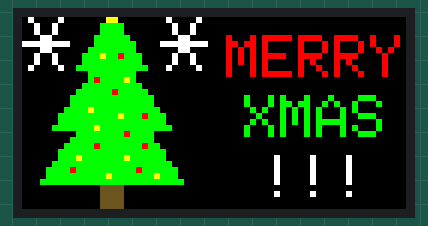
This sketch was run on a simulated ESP32. Shown: 64×32 colour display. Random numbers use the default seed unless the sketch sets one; what the sketch prints to the serial monitor is not drawn.

Above: at 0.1 s.
At 4.1 s:
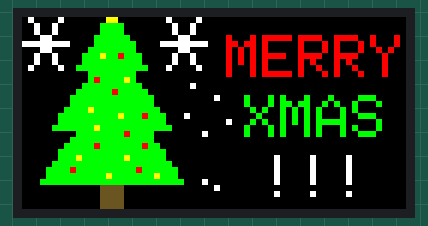
At 9.1 s:
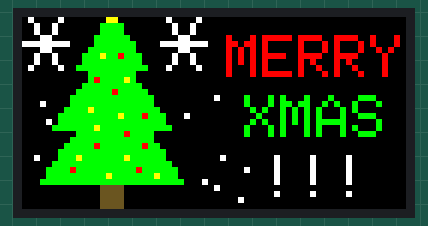
At 19.1 s:
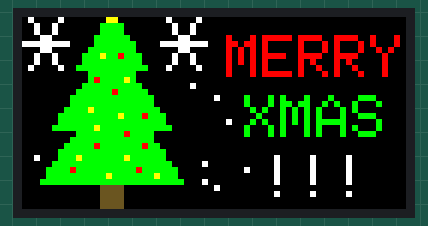
At 29.1 s:
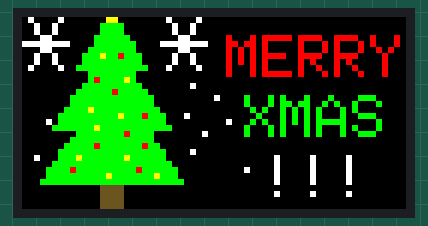
At 39.1 s:
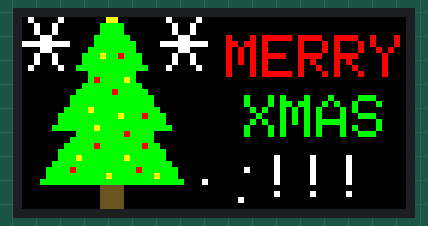

Measured:
- what the display in image 1 shows lasts 1.0 s, from 4.0 s to 5.0 s

The sketch:

bitmap.ino
```cpp
#include <Adafruit_Protomatter.h>

// clang-format off
const uint16_t tree[] PROGMEM = {
0x0000,0xFFFF,0x0000,0x0000,0x0000,0x0000,0xFFFF,0x0000,0x0000,0x0000,0x0000,0x0000,0x0000,0x0000,0xFFE0,0xFFE0,0x0000,0x0000,0x0000,0x0000,0x0000,0x0000,0x0000,0x0000,0xFFFF,0x0000,0x0000,0x0000,0x0000,0xFFFF,0x0000,0x0000,
0x0000,0x0000,0xFFFF,0x0000,0x0000,0xFFFF,0x0000,0x0000,0x0000,0x0000,0x0000,0x0000,0x0000,0x07E0,0x07E0,0x07E0,0x07E0,0x0000,0x0000,0x0000,0x0000,0x0000,0x0000,0x0000,0x0000,0xFFFF,0x0000,0x0000,0xFFFF,0x0000,0x0000,0x0000,
0x0000,0x0000,0xFFFF,0x0000,0x0000,0xFFFF,0x0000,0x0000,0x0000,0x0000,0x0000,0x0000,0x0000,0x07E0,0x07E0,0x07E0,0x07E0,0x0000,0x0000,0x0000,0x0000,0x0000,0x0000,0x0000,0x0000,0xFFFF,0x0000,0x0000,0xFFFF,0x0000,0x0000,0x0000,
0x0000,0x0000,0x0000,0xFFFF,0xFFFF,0x0000,0x0000,0x0000,0x0000,0x0000,0x0000,0x0000,0x07E0,0x07E0,0x07E0,0x07E0,0x07E0,0x07E0,0x0000,0x0000,0x0000,0x0000,0x0000,0x0000,0x0000,0x0000,0xFFFF,0xFFFF,0x0000,0x0000,0x0000,0x0000,
0xFFFF,0xFFFF,0xFFFF,0xFFFF,0xFFFF,0xFFFF,0xFFFF,0xFFFF,0x0000,0x0000,0x0000,0x0000,0x07E0,0x07E0,0x07E0,0x07E0,0x07E0,0x07E0,0x07E0,0x0000,0x0000,0x0000,0x0000,0xFFFF,0xFFFF,0xFFFF,0xFFFF,0xFFFF,0xFFFF,0xFFFF,0xFFFF,0x0000,
0x0000,0x0000,0x0000,0xFFFF,0xFFFF,0x0000,0x0000,0x0000,0x0000,0x0000,0x0000,0x07E0,0x07E0,0x07E0,0x07E0,0x07E0,0x07E0,0x07E0,0x07E0,0x0000,0x0000,0x0000,0x0000,0x0000,0x0000,0x0000,0xFFFF,0xFFFF,0x0000,0x0000,0x0000,0x0000,
0x0000,0x0000,0xFFFF,0x0000,0x0000,0xFFFF,0x0000,0x0000,0x0000,0x0000,0x07E0,0x07E0,0x07E0,0xFFE0,0x07E0,0x07E0,0xF800,0x07E0,0x07E0,0x07E0,0x0000,0x0000,0x0000,0x0000,0x0000,0xFFFF,0x0000,0x0000,0xFFFF,0x0000,0x0000,0x0000,
0x0000,0x0000,0xFFFF,0x0000,0x0000,0xFFFF,0x0000,0x0000,0x0000,0x0000,0x07E0,0x07E0,0x07E0,0x07E0,0x07E0,0x07E0,0x07E0,0x07E0,0x07E0,0x07E0,0x0000,0x0000,0x0000,0x0000,0x0000,0xFFFF,0x0000,0x0000,0xFFFF,0x0000,0x0000,0x0000,
0x0000,0xFFFF,0x0000,0x0000,0x0000,0x0000,0xFFFF,0x0000,0x0000,0x07E0,0x07E0,0x07E0,0x07E0,0x07E0,0x07E0,0x07E0,0x07E0,0x07E0,0x07E0,0x07E0,0x07E0,0x0000,0x0000,0x0000,0xFFFF,0x0000,0x0000,0x0000,0x0000,0xFFFF,0x0000,0x0000,
0x0000,0x0000,0x0000,0x0000,0x0000,0x0000,0x0000,0x0000,0x0000,0x0000,0x0000,0x07E0,0x07E0,0x07E0,0x07E0,0x07E0,0x07E0,0x07E0,0x07E0,0x0000,0x0000,0x0000,0x0000,0x0000,0x0000,0x0000,0x0000,0x0000,0x0000,0x0000,0x0000,0x0000,
0x0000,0x0000,0x0000,0x0000,0x0000,0x0000,0x0000,0x0000,0x0000,0x0000,0x0000,0x07E0,0xF800,0x07E0,0x07E0,0x07E0,0x07E0,0xFFE0,0x07E0,0x0000,0x0000,0x0000,0x0000,0x0000,0x0000,0x0000,0x0000,0x0000,0x0000,0x0000,0x0000,0x0000,
0x0000,0x0000,0x0000,0x0000,0x0000,0x0000,0x0000,0x0000,0x0000,0x0000,0x07E0,0x07E0,0x07E0,0x07E0,0x07E0,0x07E0,0x07E0,0x07E0,0x07E0,0x07E0,0x0000,0x0000,0x0000,0x0000,0x0000,0x0000,0x0000,0x0000,0x0000,0x0000,0x0000,0x0000,
0x0000,0x0000,0x0000,0x0000,0x0000,0x0000,0x0000,0x0000,0x0000,0x07E0,0x07E0,0x07E0,0x07E0,0x07E0,0x07E0,0xF800,0x07E0,0x07E0,0x07E0,0x07E0,0x07E0,0x0000,0x0000,0x0000,0x0000,0x0000,0x0000,0x0000,0x0000,0x0000,0x0000,0x0000,
0x0000,0x0000,0x0000,0x0000,0x0000,0x0000,0x0000,0x0000,0x07E0,0x07E0,0x07E0,0x07E0,0x07E0,0x07E0,0x07E0,0x07E0,0x07E0,0x07E0,0x07E0,0x07E0,0x07E0,0x07E0,0x0000,0x0000,0x0000,0x0000,0x0000,0x0000,0x0000,0x0000,0x0000,0x0000,
0x0000,0x0000,0x0000,0x0000,0x0000,0x0000,0x0000,0x0000,0x07E0,0x07E0,0x07E0,0x07E0,0x07E0,0x07E0,0x07E0,0x07E0,0x07E0,0x07E0,0x07E0,0x07E0,0x07E0,0x07E0,0x0000,0x0000,0x0000,0x0000,0x0000,0x0000,0x0000,0x0000,0x0000,0x0000,
0x0000,0x0000,0x0000,0x0000,0x0000,0x0000,0x0000,0x07E0,0x07E0,0x07E0,0x07E0,0xFFE0,0x07E0,0x07E0,0x07E0,0x07E0,0x07E0,0x07E0,0x07E0,0x07E0,0x07E0,0x07E0,0x07E0,0x0000,0x0000,0x0000,0x0000,0x0000,0x0000,0x0000,0x0000,0x0000,
0x0000,0x0000,0x0000,0x0000,0x0000,0x0000,0x07E0,0x07E0,0x07E0,0x07E0,0x07E0,0x07E0,0x07E0,0x07E0,0x07E0,0x07E0,0xFFE0,0x07E0,0x07E0,0x07E0,0xF800,0x07E0,0x07E0,0x07E0,0x0000,0x0000,0x0000,0x0000,0x0000,0x0000,0x0000,0x0000,
0x0000,0x0000,0x0000,0x0000,0x0000,0x0000,0x07E0,0x07E0,0x07E0,0x07E0,0x07E0,0x07E0,0x07E0,0x07E0,0x07E0,0x07E0,0x07E0,0x07E0,0x07E0,0x07E0,0x07E0,0x07E0,0x07E0,0x07E0,0x0000,0x0000,0x0000,0x0000,0x0000,0x0000,0x0000,0x0000,
0x0000,0x0000,0x0000,0x0000,0x0000,0x07E0,0x07E0,0x07E0,0x07E0,0x07E0,0x07E0,0x07E0,0xFFE0,0x07E0,0x07E0,0x07E0,0x07E0,0x07E0,0x07E0,0x07E0,0x07E0,0x07E0,0x07E0,0x07E0,0x07E0,0x0000,0x0000,0x0000,0x0000,0x0000,0x0000,0x0000,
0x0000,0x0000,0x0000,0x0000,0x0000,0x0000,0x0000,0x0000,0x0000,0x07E0,0x07E0,0x07E0,0x07E0,0x07E0,0x07E0,0x07E0,0x07E0,0xF800,0x07E0,0x07E0,0x07E0,0x07E0,0x0000,0x0000,0x0000,0x0000,0x0000,0x0000,0x0000,0x0000,0x0000,0x0000,
0x0000,0x0000,0x0000,0x0000,0x0000,0x0000,0x0000,0x0000,0x07E0,0x07E0,0x07E0,0x07E0,0x07E0,0x07E0,0x07E0,0x07E0,0x07E0,0x07E0,0x07E0,0x07E0,0x07E0,0x07E0,0x0000,0x0000,0x0000,0x0000,0x0000,0x0000,0x0000,0x0000,0x0000,0x0000,
0x0000,0x0000,0x0000,0x0000,0x0000,0x0000,0x0000,0x07E0,0x07E0,0x07E0,0x07E0,0x07E0,0xF800,0x07E0,0x07E0,0x07E0,0x07E0,0x07E0,0x07E0,0x07E0,0xF800,0x07E0,0x07E0,0x0000,0x0000,0x0000,0x0000,0x0000,0x0000,0x0000,0x0000,0x0000,
0x0000,0x0000,0x0000,0x0000,0x0000,0x0000,0x07E0,0x07E0,0x07E0,0x07E0,0x07E0,0x07E0,0x07E0,0x07E0,0x07E0,0x07E0,0x07E0,0x07E0,0x07E0,0x07E0,0x07E0,0x07E0,0x07E0,0x07E0,0x0000,0x0000,0x0000,0x0000,0x0000,0x0000,0x0000,0x0000,
0x0000,0x0000,0x0000,0x0000,0x0000,0x0000,0x07E0,0x07E0,0x07E0,0xFFE0,0x07E0,0x07E0,0x07E0,0x07E0,0x07E0,0x07E0,0x07E0,0xFFE0,0x07E0,0x07E0,0x07E0,0x07E0,0x07E0,0x07E0,0x0000,0x0000,0x0000,0x0000,0x0000,0x0000,0x0000,0x0000,
0x0000,0x0000,0x0000,0x0000,0x0000,0x07E0,0x07E0,0x07E0,0x07E0,0x07E0,0x07E0,0x07E0,0x07E0,0x07E0,0x07E0,0x07E0,0x07E0,0x07E0,0x07E0,0x07E0,0x07E0,0x07E0,0x07E0,0x07E0,0x07E0,0x0000,0x0000,0x0000,0x0000,0x0000,0x0000,0x0000,
0x0000,0x0000,0x0000,0x0000,0x07E0,0x07E0,0x07E0,0x07E0,0xF800,0x07E0,0x07E0,0x07E0,0x07E0,0x07E0,0x07E0,0x07E0,0x07E0,0x07E0,0x07E0,0xF800,0x07E0,0x07E0,0x07E0,0x07E0,0x07E0,0x07E0,0x0000,0x0000,0x0000,0x0000,0x0000,0x0000,
0x0000,0x0000,0x0000,0x0000,0x07E0,0x07E0,0x07E0,0x07E0,0x07E0,0x07E0,0x07E0,0x07E0,0x07E0,0x07E0,0xFFE0,0x07E0,0x07E0,0x07E0,0x07E0,0x07E0,0x07E0,0x07E0,0xFFE0,0x07E0,0x07E0,0x07E0,0x0000,0x0000,0x0000,0x0000,0x0000,0x0000,
0x0000,0x0000,0x0000,0x07E0,0x07E0,0x07E0,0x07E0,0x07E0,0x07E0,0x07E0,0x07E0,0x07E0,0x07E0,0x07E0,0x07E0,0x07E0,0x07E0,0x07E0,0x07E0,0x07E0,0x07E0,0x07E0,0x07E0,0x07E0,0x07E0,0x07E0,0x07E0,0x0000,0x0000,0x0000,0x0000,0x0000,
0x0000,0x0000,0x0000,0x0000,0x0000,0x0000,0x0000,0x0000,0x0000,0x0000,0x0000,0x0000,0x0000,0x6AA4,0x6AA4,0x6AA4,0x6AA4,0x0000,0x0000,0x0000,0x0000,0x0000,0x0000,0x0000,0x0000,0x0000,0x0000,0x0000,0x0000,0x0000,0x0000,0x0000,
0x0000,0x0000,0x0000,0x0000,0x0000,0x0000,0x0000,0x0000,0x0000,0x0000,0x0000,0x0000,0x0000,0x6AA4,0x6AA4,0x6AA4,0x6AA4,0x0000,0x0000,0x0000,0x0000,0x0000,0x0000,0x0000,0x0000,0x0000,0x0000,0x0000,0x0000,0x0000,0x0000,0x0000,
0x0000,0x0000,0x0000,0x0000,0x0000,0x0000,0x0000,0x0000,0x0000,0x0000,0x0000,0x0000,0x0000,0x6AA4,0x6AA4,0x6AA4,0x6AA4,0x0000,0x0000,0x0000,0x0000,0x0000,0x0000,0x0000,0x0000,0x0000,0x0000,0x0000,0x0000,0x0000,0x0000,0x0000,
0x0000,0x0000,0x0000,0x0000,0x0000,0x0000,0x0000,0x0000,0x0000,0x0000,0x0000,0x0000,0x0000,0x6AA4,0x6AA4,0x6AA4,0x6AA4,0x0000,0x0000,0x0000,0x0000,0x0000,0x0000,0x0000,0x0000,0x0000,0x0000,0x0000,0x0000,0x0000,0x0000,0x0000
};
// clang-format on

/**
 * Dot matrix panel setup
 */
uint8_t rgbPins[] = {25, 26, 27, 14, 12, 13};
uint8_t addrPins[] = {23, 19, 5, 17};
uint8_t clockPin = 16;
uint8_t latchPin = 4;
uint8_t oePin = 15;

Adafruit_Protomatter
    matrix(64,          // Width of matrix (or matrix chain) in pixels
           5,           // Bit depth, 1-6
           1, rgbPins,  // # of matrix chains, array of 6 RGB pins for each
           4, addrPins, // # of address pins (height is inferred), array of pins
           clockPin, latchPin, oePin, // Other matrix control pins
           false); // No double-buffering here (see "doublebuffer" example)

/**
 * Timer setup
 */
hw_timer_t *timer = NULL;
volatile SemaphoreHandle_t timerSemaphore;
void ARDUINO_ISR_ATTR onTimer() { xSemaphoreGiveFromISR(timerSemaphore, NULL); }

void setup() {
  Serial.begin(115200);

  ProtomatterStatus status = matrix.begin();
  Serial.print("Initializing dot matrix panel. Status: ");
  Serial.println((int)status);
  if (status != PROTOMATTER_OK) {
    while (true)
      ;
  }
  matrix.setRotation(0);

  matrix.drawRGBBitmap(0, 0, tree, 32, 32);
  matrix.setTextSize(1);
  matrix.setCursor(34, 3);
  matrix.setTextColor(matrix.color565(255, 0, 0));
  matrix.print("MERRY");

  matrix.setCursor(37, 13);
  matrix.setTextColor(matrix.color565(0, 255, 0));
  matrix.print("XMAS");

  matrix.setCursor(40, 23);
  matrix.setTextColor(matrix.color565(255, 255, 255));
  matrix.print("!!!");

  matrix.show();

  // Set up timer to trigger an update every second.
  timerSemaphore = xSemaphoreCreateBinary();
  // Set timer resolution to 1Mhz; trigger the timer ervery 1M cycles (1s).
  timer = timerBegin(/* frequency = */ 1000000);
  timerAttachInterrupt(timer, &onTimer);
  timerAlarm(timer, /* alarm_value = */
             1000000, /* autoreload = */ true,
             /* reload_count = */ 0);
}

constexpr uint8_t glitter_count = 15;
const uint16_t glitter_x[glitter_count] = {3,  4,  27, 28, 32, 2,  30, 28,
                                           30, 30, 34, 36, 32, 37, 33};
const uint16_t glitter_y[glitter_count] = {14, 17, 16, 11, 13, 23, 19, 22,
                                           24, 27, 17, 30, 28, 25, 23};

void loop() {
  if (xSemaphoreTake(timerSemaphore, 0) != pdTRUE) {
    return;
  }

  static uint16_t white = matrix.color565(255, 255, 255);
  static uint16_t black = matrix.color565(0, 0, 0);

  for (int i = 0; i < glitter_count; i++) {
    uint16_t x = glitter_x[i];
    uint16_t y = glitter_y[i];
    bool show = random(100) >= 50;
    // bool show = true;
    matrix.drawPixel(x, y, show ? white : black);
  }

  matrix.show();
}
```
